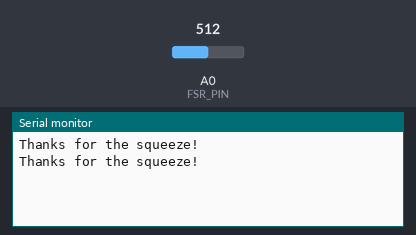
The sketch below on a simulated Arduino Uno, built with avr-gcc and run on an emulated ATmega328P. On the bench: the last lines printed to the serial monitor. Inputs (shaded band) come from the test bench; at power-on: A0 (FSR_PIN) = 512.

Above: at 1.8 s.
1.9 s: A0 (FSR_PIN) set to 592
At 2.6 s:
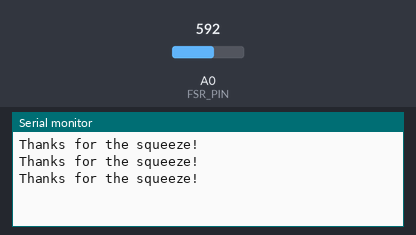
3.4 s: A0 (FSR_PIN) set to 613
At 4.8 s:
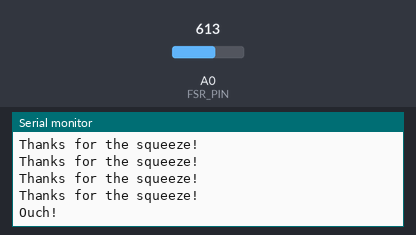

The sketch:

ex4-3.ino
```cpp
// 예제 4-3 입력 센서의 값 읽기

#define FSR_PIN 0

void setup() {
  Serial.begin(9600);
}

void loop() {
  int sensorReading = analogRead(FSR_PIN);
  if (sensorReading < 10) {
    Serial.println("I don't feel much at all!");
  }
  else if (sensorReading < 600) {
    Serial.println("Thanks for the squeeze!");
  }
  else {
    Serial.println("Ouch!");
  }
  delay(1000);
}
```

Measured:
- the behaviour switches between 599 and 600 on A0 (FSR_PIN) (found by bisection; images 1 and 2)
- after the input at 3.4 s, the serial monitor: prints a new line after 0.60 s (image 2)
